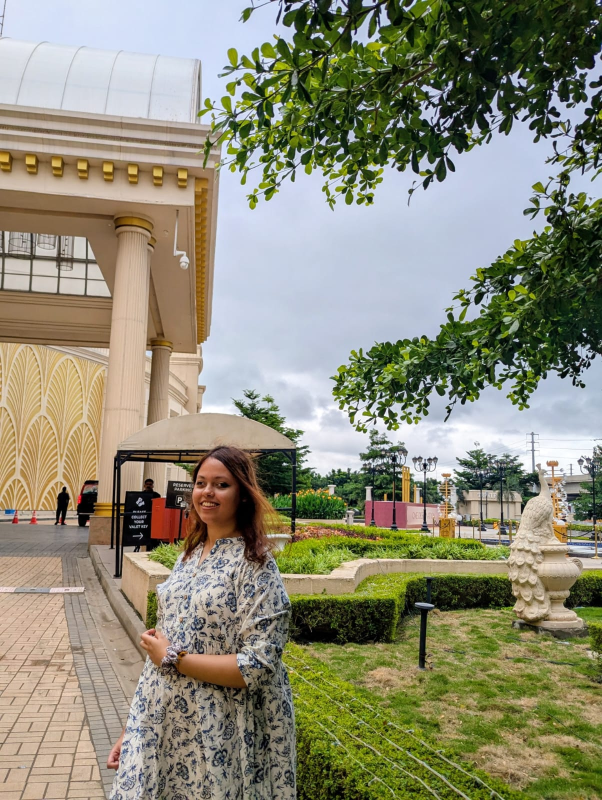
#> input picture input.jpg, 1204 x 1600 px (shown at 1/2 size)
$ python test_transformations.py
#> lines starting #> are read from the running program, lines starting #| are printed output that depends on the picture; after the words box and inside, x2 and y2 are one past the last pixel; in counts of white or black regions, pixels touching at a corner belong together
### image_utils.py
import cv2
import os


def load_image(filename):
#> called with filename = 'input.jpg'
    image = cv2.imread(filename)
#> image is the input picture: shape (1600, 1204, 3); mean B, G, R 118, 139.3, 141.1

    if image is None:
        raise FileNotFoundError(
            f"Could not find or open the image: {filename}"
        )

    return image


def create_output_folder():
    os.makedirs("output", exist_ok=True)


# [10 lines left out: function save_image, not called in this run]

### transformations.py
import cv2
import numpy as np
import config


def brightness(image):
    return cv2.convertScaleAbs(
        image,
        alpha=1.0,
        beta=config.BRIGHTNESS_VALUE
    )


def contrast(image):
    return cv2.convertScaleAbs(
        image,
        alpha=config.CONTRAST_VALUE,
        beta=0
    )


def negative(image):
    return 255 - image


def gamma_transformation(image):
    gamma = config.GAMMA_VALUE
#> gamma = 2

    table = np.array(
        [((i / 255.0) ** gamma) * 255 for i in np.arange(256)]
    ).astype("uint8")
#> table = 256 values from 0 to 255

    return cv2.LUT(image, table)


def thresholding(image):
    gray = cv2.cvtColor(image, cv2.COLOR_BGR2GRAY)
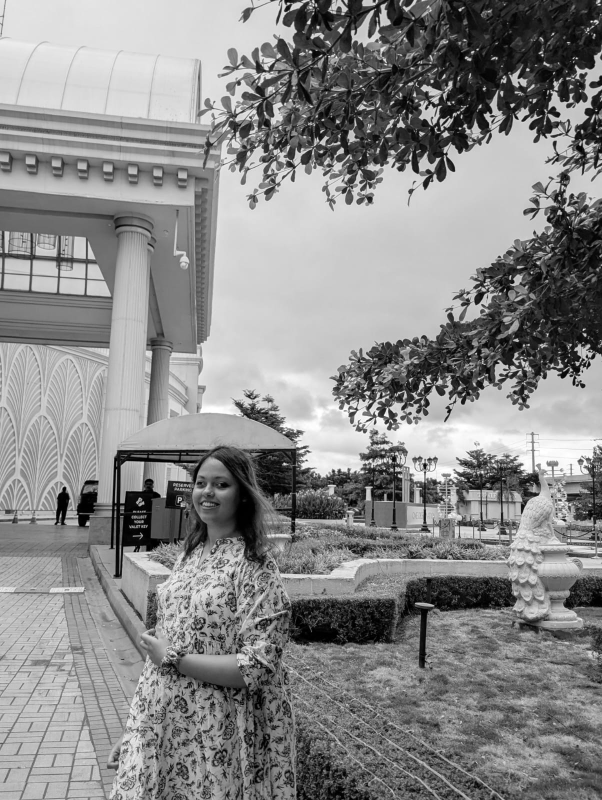
#> gray: shape (1600, 1204) (shown at 1/2 size); min 0, max 255, mean 137.4

    _, result = cv2.threshold(
        gray,
        config.THRESHOLD_VALUE,
        255,
        cv2.THRESH_BINARY
    )
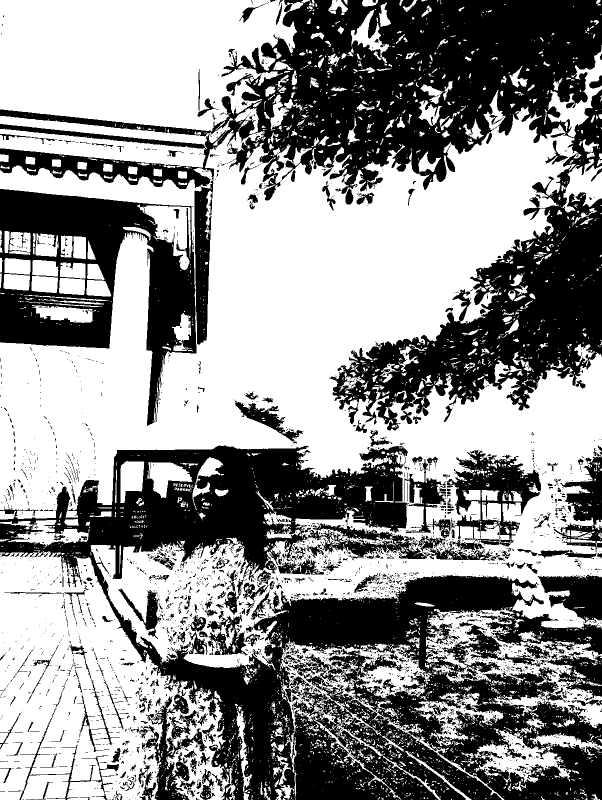
#> result: shape (1600, 1204) (shown at 1/2 size); 57.2% white; 2963 black regions (2570 under 20 px), largest, box (x1, y1, x2, y2) and area: (0, 891, 1204, 1600) 317916, (0, 0, 1204, 861) 317653, (0, 378, 393, 852) 72889

    return result


def translation(image):
    matrix = np.float32([
        [1, 0, config.TRANSLATION_X],
        [0, 1, config.TRANSLATION_Y]
    ])
#> matrix = [[1, 0, 100], [0, 1, 50]]

    height, width = image.shape[:2]
#> height = 1600; width = 1204

    return cv2.warpAffine(
        image,
        matrix,
        (width, height)
    )
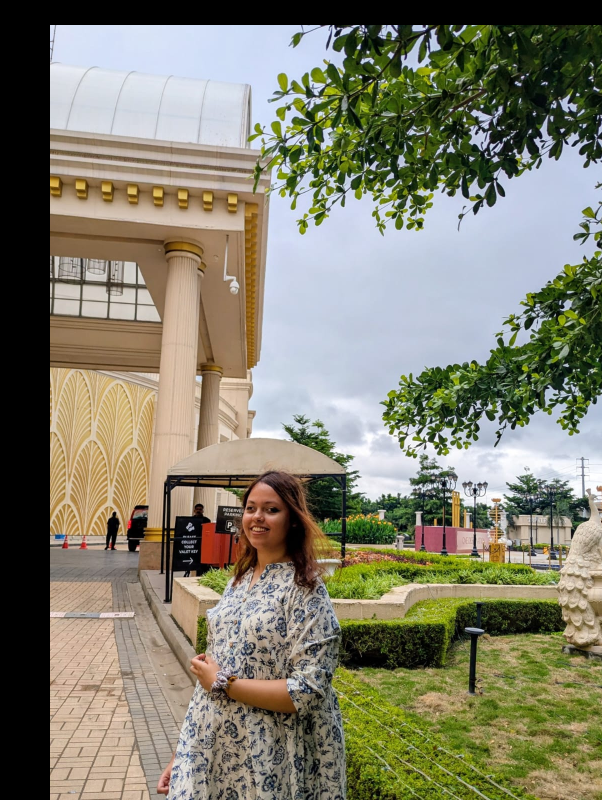
#> returned value: shape (1600, 1204, 3) (shown at 1/2 size); mean of channels 0, 1, 2 108.2, 126.6, 129; drawn as B, G, R


def scaling(image):
    return cv2.resize(
        image,
        None,
        fx=config.SCALE_X,
        fy=config.SCALE_Y
    )
#> returned value: shape (2400, 1806, 3)


def rotation(image):
    height, width = image.shape[:2]
#> height = 1600; width = 1204

    center = (width // 2, height // 2)
#> center = (602, 800)

    matrix = cv2.getRotationMatrix2D(
        center,
        config.ROTATION_ANGLE,
        1.0
    )
#> matrix = [[0.707, 0.707, -389.4], [-0.707, 0.707, 660]]

    return cv2.warpAffine(
        image,
        matrix,
        (width, height)
    )
#> returned value: shape (1600, 1204, 3)


def horizontal_reflection(image):
    return cv2.flip(image, 1)


def vertical_reflection(image):
    return cv2.flip(image, 0)
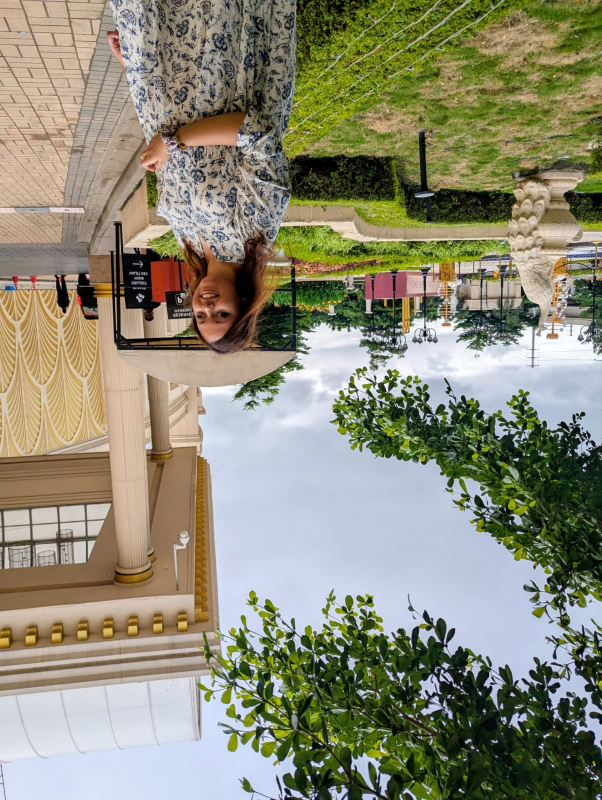
#> returned value: shape (1600, 1204, 3) (shown at 1/2 size); mean of channels 0, 1, 2 118, 139.3, 141.1; drawn as B, G, R


def x_shearing(image):
    height, width = image.shape[:2]
#> height = 1600; width = 1204

    matrix = np.float32([
        [1, config.SHEAR_X, 0],
        [0, 1, 0]
    ])

    return cv2.warpAffine(
        image,
        matrix,
        (width, height)
    )
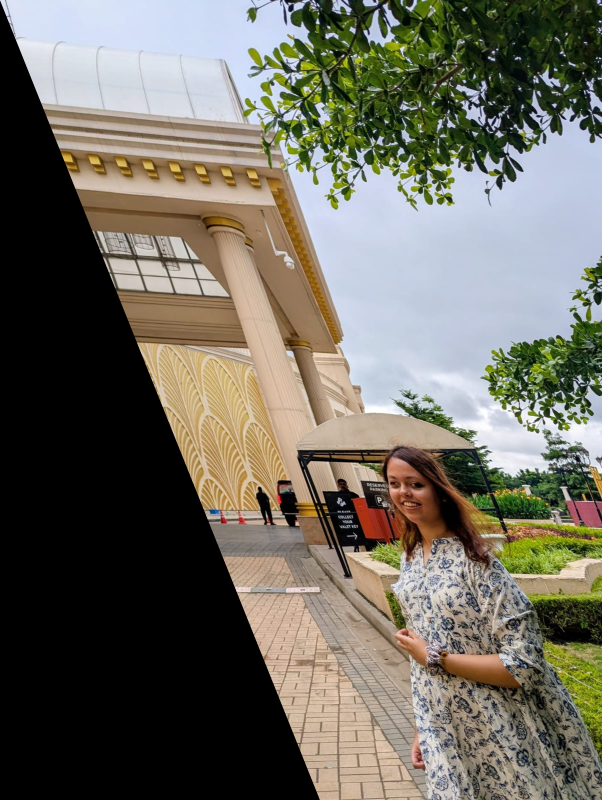
#> returned value: shape (1600, 1204, 3) (shown at 1/2 size); mean of channels 0, 1, 2 95.2, 106.4, 109.7; drawn as B, G, R


def y_shearing(image):
    height, width = image.shape[:2]
#> height = 1600; width = 1204

    matrix = np.float32([
        [1, 0, 0],
        [config.SHEAR_Y, 1, 0]
    ])

    return cv2.warpAffine(
        image,
        matrix,
        (width, height)
    )
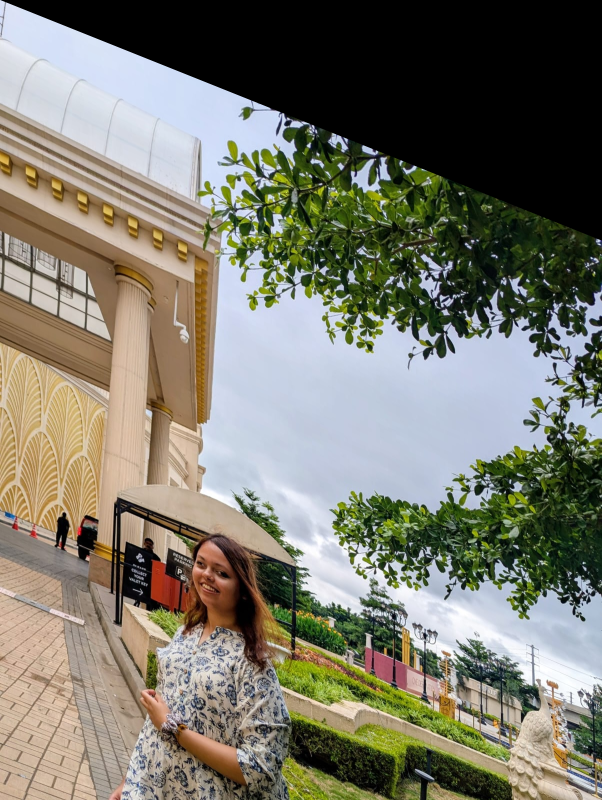
#> returned value: shape (1600, 1204, 3) (shown at 1/2 size); mean of channels 0, 1, 2 108, 121.3, 123.3; drawn as B, G, R


def affine_transformation(image):
    source = np.float32([
        [50, 50],
        [200, 50],
        [50, 200]
    ])
#> source = [[50, 50], [200, 50], [50, 200]]

    destination = np.float32([
        [10, 100],
        [200, 50],
        [100, 250]
    ])

    matrix = cv2.getAffineTransform(
        source,
        destination
    )
#> matrix = [[1.27, 0.6, -83.33], [-0.333, 1, 66.67]]

    height, width = image.shape[:2]
#> height = 1600; width = 1204

    return cv2.warpAffine(
        image,
        matrix,
        (width, height)
    )
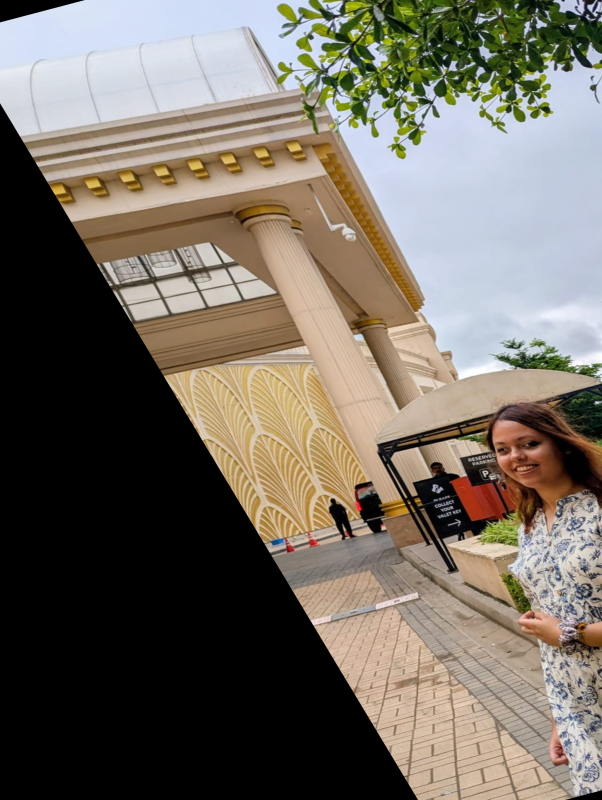
#> returned value: shape (1600, 1204, 3) (shown at 1/2 size); mean of channels 0, 1, 2 98.1, 108.4, 115.7; drawn as B, G, R

### test_transformations.py
import cv2

from image_utils import load_image
from transformations import (
    brightness,
    contrast,
    negative,
    gamma_transformation,
    thresholding,
    translation,
    scaling,
    rotation,
    horizontal_reflection,
    vertical_reflection,
    x_shearing,
    y_shearing,
    affine_transformation
)


def test_transformations():
    image = load_image("input.jpg")

    results = [
        brightness(image),
        contrast(image),
        negative(image),
        gamma_transformation(image),
        thresholding(image),
        translation(image),
        scaling(image),
        rotation(image),
        horizontal_reflection(image),
        vertical_reflection(image),
        x_shearing(image),
        y_shearing(image),
        affine_transformation(image)
    ]

    for result in results:
        assert result is not None
        assert result.size > 0
#> this loop made 13 passes

    print("All transformation tests passed successfully!")


if __name__ == "__main__":
    test_transformations()
